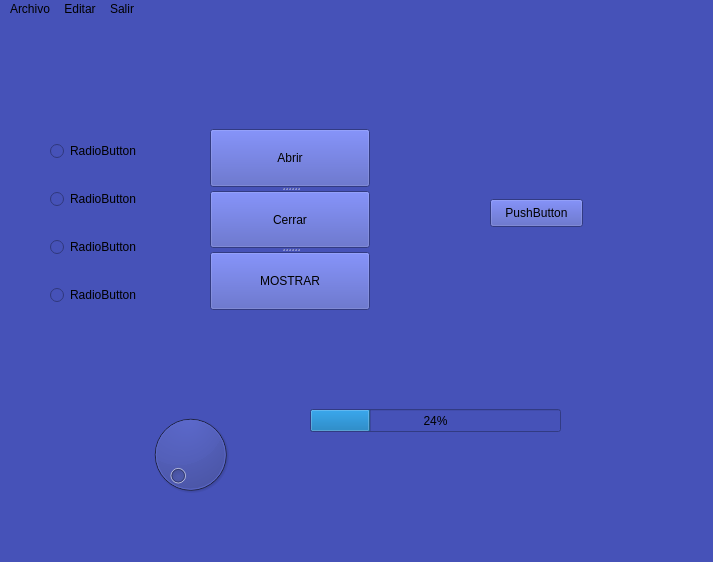
<?xml version="1.0" encoding="UTF-8"?>
<ui version="4.0">
 <class>MainWindow</class>
 <widget class="QMainWindow" name="MainWindow">
  <property name="geometry">
   <rect>
    <x>0</x>
    <y>0</y>
    <width>713</width>
    <height>562</height>
   </rect>
  </property>
  <property name="windowTitle">
   <string>MainWindow</string>
  </property>
  <property name="styleSheet">
   <string notr="true">background-color: rgb(70, 82, 184);</string>
  </property>
  <widget class="QWidget" name="centralwidget">
   <widget class="QWidget" name="gridLayoutWidget">
    <property name="geometry">
     <rect>
      <x>210</x>
      <y>110</y>
      <width>160</width>
      <height>181</height>
     </rect>
    </property>
    <layout class="QGridLayout" name="gridLayout">
     <item row="0" column="0">
      <widget class="QSplitter" name="splitter">
       <property name="orientation">
        <enum>Qt::Vertical</enum>
       </property>
       <widget class="QPushButton" name="ABRIR">
        <property name="text">
         <string>Abrir</string>
        </property>
       </widget>
       <widget class="QPushButton" name="CERRAR">
        <property name="text">
         <string>Cerrar</string>
        </property>
       </widget>
       <widget class="QPushButton" name="MOSTRAR">
        <property name="text">
         <string>MOSTRAR</string>
        </property>
       </widget>
      </widget>
     </item>
    </layout>
   </widget>
   <widget class="QWidget" name="gridLayoutWidget_2">
    <property name="geometry">
     <rect>
      <x>50</x>
      <y>100</y>
      <width>131</width>
      <height>211</height>
     </rect>
    </property>
    <layout class="QGridLayout" name="gridLayout_2">
     <item row="3" column="0">
      <widget class="QRadioButton" name="radioButton_2">
       <property name="text">
        <string>RadioButton</string>
       </property>
      </widget>
     </item>
     <item row="0" column="0">
      <widget class="QRadioButton" name="radioButton">
       <property name="text">
        <string>RadioButton</string>
       </property>
      </widget>
     </item>
     <item row="2" column="0">
      <widget class="QRadioButton" name="radioButton_3">
       <property name="text">
        <string>RadioButton</string>
       </property>
      </widget>
     </item>
     <item row="1" column="0">
      <widget class="QRadioButton" name="radioButton_4">
       <property name="text">
        <string>RadioButton</string>
       </property>
      </widget>
     </item>
    </layout>
   </widget>
   <widget class="QDial" name="dial">
    <property name="geometry">
     <rect>
      <x>130</x>
      <y>390</y>
      <width>121</width>
      <height>91</height>
     </rect>
    </property>
    <property name="maximum">
     <number>100</number>
    </property>
   </widget>
   <widget class="QProgressBar" name="progressBar">
    <property name="geometry">
     <rect>
      <x>310</x>
      <y>390</y>
      <width>251</width>
      <height>23</height>
     </rect>
    </property>
    <property name="value">
     <number>24</number>
    </property>
   </widget>
   <widget class="QPushButton" name="pushButton">
    <property name="geometry">
     <rect>
      <x>490</x>
      <y>180</y>
      <width>93</width>
      <height>28</height>
     </rect>
    </property>
    <property name="text">
     <string>PushButton</string>
    </property>
   </widget>
  </widget>
  <widget class="QMenuBar" name="menubar">
   <property name="geometry">
    <rect>
     <x>0</x>
     <y>0</y>
     <width>713</width>
     <height>21</height>
    </rect>
   </property>
   <widget class="QMenu" name="menuArchivo">
    <property name="title">
     <string>Archivo</string>
    </property>
    <addaction name="actionAbrir"/>
    <addaction name="actionCerrar"/>
    <addaction name="actionCrear"/>
    <addaction name="separator"/>
    <addaction name="actionNuevo"/>
   </widget>
   <widget class="QMenu" name="menuEditar">
    <property name="title">
     <string>Editar</string>
    </property>
    <addaction name="actioncambiar_color"/>
   </widget>
   <widget class="QMenu" name="menuSalir">
    <property name="title">
     <string>Salir</string>
    </property>
   </widget>
   <addaction name="menuArchivo"/>
   <addaction name="menuEditar"/>
   <addaction name="menuSalir"/>
  </widget>
  <widget class="QStatusBar" name="statusbar"/>
  <action name="actionAbrir">
   <property name="text">
    <string>Abrir</string>
   </property>
  </action>
  <action name="actionCerrar">
   <property name="text">
    <string>Cerrar</string>
   </property>
  </action>
  <action name="actionCrear">
   <property name="text">
    <string>Crear</string>
   </property>
  </action>
  <action name="actionNuevo">
   <property name="text">
    <string>Nuevo</string>
   </property>
  </action>
  <action name="actioncambiar_color">
   <property name="text">
    <string>cambiar color</string>
   </property>
  </action>
 </widget>
 <resources/>
 <connections>
  <connection>
   <sender>dial</sender>
   <signal>sliderMoved(int)</signal>
   <receiver>progressBar</receiver>
   <slot>setValue(int)</slot>
   <hints>
    <hint type="sourcelabel">
     <x>247</x>
     <y>432</y>
    </hint>
    <hint type="destinationlabel">
     <x>372</x>
     <y>427</y>
    </hint>
   </hints>
  </connection>
 </connections>
</ui>
